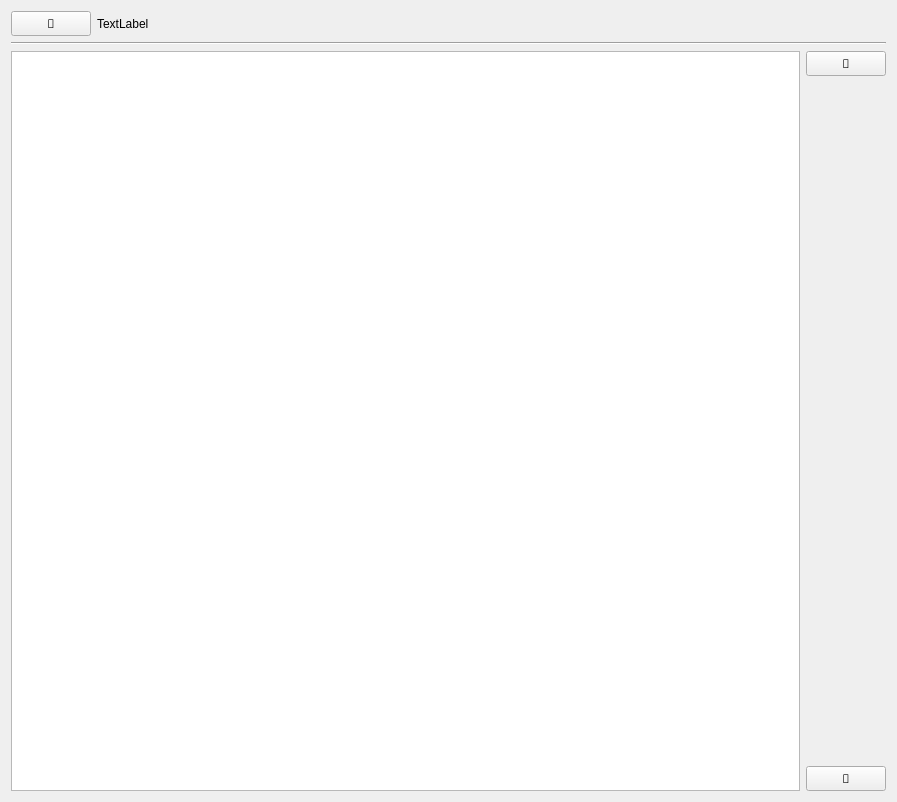
<?xml version="1.0" encoding="UTF-8"?>
<ui version="4.0">
 <class>Form</class>
 <widget class="QWidget" name="Form">
  <property name="geometry">
   <rect>
    <x>0</x>
    <y>0</y>
    <width>897</width>
    <height>802</height>
   </rect>
  </property>
  <property name="windowTitle">
   <string>Form</string>
  </property>
  <layout class="QVBoxLayout" name="verticalLayout_2">
   <item>
    <layout class="QHBoxLayout" name="horizontalLayout_2">
     <item>
      <widget class="QPushButton" name="esc_button">
       <property name="sizePolicy">
        <sizepolicy hsizetype="Fixed" vsizetype="Minimum">
         <horstretch>0</horstretch>
         <verstretch>0</verstretch>
        </sizepolicy>
       </property>
       <property name="font">
        <font>
         <family>FontAwesome</family>
        </font>
       </property>
       <property name="text">
        <string></string>
       </property>
      </widget>
     </item>
     <item>
      <widget class="QLabel" name="label">
       <property name="text">
        <string>TextLabel</string>
       </property>
       <property name="alignment">
        <set>Qt::AlignLeading|Qt::AlignLeft|Qt::AlignVCenter</set>
       </property>
      </widget>
     </item>
    </layout>
   </item>
   <item>
    <widget class="Line" name="line">
     <property name="orientation">
      <enum>Qt::Horizontal</enum>
     </property>
    </widget>
   </item>
   <item>
    <layout class="QHBoxLayout" name="horizontalLayout">
     <item>
      <widget class="QListView" name="list_view">
       <property name="verticalScrollBarPolicy">
        <enum>Qt::ScrollBarAlwaysOff</enum>
       </property>
       <property name="horizontalScrollBarPolicy">
        <enum>Qt::ScrollBarAlwaysOff</enum>
       </property>
       <property name="uniformItemSizes">
        <bool>true</bool>
       </property>
      </widget>
     </item>
     <item>
      <layout class="QVBoxLayout" name="verticalLayout">
       <item>
        <widget class="QPushButton" name="up_button">
         <property name="sizePolicy">
          <sizepolicy hsizetype="Minimum" vsizetype="Fixed">
           <horstretch>0</horstretch>
           <verstretch>0</verstretch>
          </sizepolicy>
         </property>
         <property name="font">
          <font>
           <family>FontAwesome</family>
          </font>
         </property>
         <property name="text">
          <string></string>
         </property>
        </widget>
       </item>
       <item>
        <spacer name="verticalSpacer">
         <property name="orientation">
          <enum>Qt::Vertical</enum>
         </property>
         <property name="sizeHint" stdset="0">
          <size>
           <width>20</width>
           <height>40</height>
          </size>
         </property>
        </spacer>
       </item>
       <item>
        <widget class="QPushButton" name="down_button">
         <property name="sizePolicy">
          <sizepolicy hsizetype="Minimum" vsizetype="Fixed">
           <horstretch>0</horstretch>
           <verstretch>0</verstretch>
          </sizepolicy>
         </property>
         <property name="font">
          <font>
           <family>FontAwesome</family>
          </font>
         </property>
         <property name="text">
          <string></string>
         </property>
        </widget>
       </item>
      </layout>
     </item>
    </layout>
   </item>
  </layout>
 </widget>
 <resources/>
 <connections/>
</ui>
